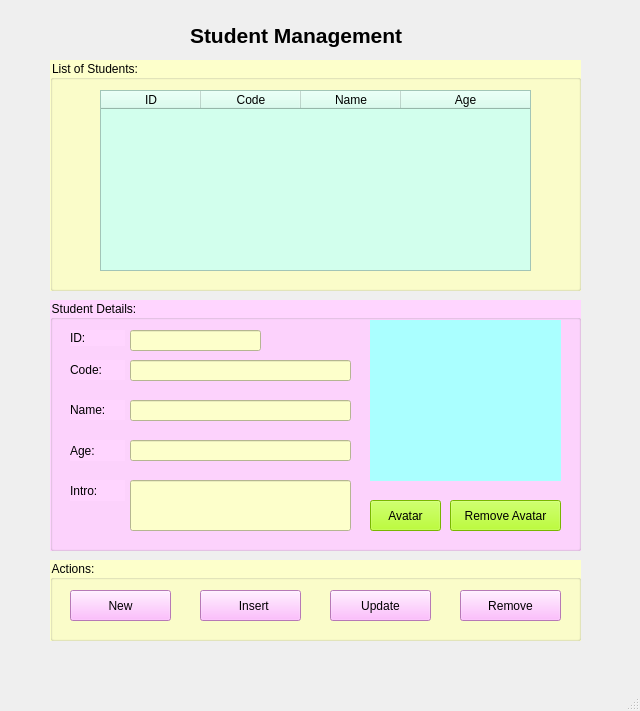
<?xml version="1.0" encoding="UTF-8"?>
<ui version="4.0">
 <class>MainWindow</class>
 <widget class="QMainWindow" name="MainWindow">
  <property name="geometry">
   <rect>
    <x>0</x>
    <y>0</y>
    <width>640</width>
    <height>711</height>
   </rect>
  </property>
  <property name="windowTitle">
   <string>MainWindow</string>
  </property>
  <widget class="QWidget" name="centralwidget">
   <widget class="QLabel" name="label">
    <property name="geometry">
     <rect>
      <x>190</x>
      <y>20</y>
      <width>301</width>
      <height>31</height>
     </rect>
    </property>
    <property name="font">
     <font>
      <pointsize>1</pointsize>
     </font>
    </property>
    <property name="text">
     <string>&lt;html&gt;&lt;head/&gt;&lt;body&gt;&lt;p&gt;&lt;span style=&quot; font-size:16pt; font-weight:600;&quot;&gt;Student Management&lt;/span&gt;&lt;/p&gt;&lt;/body&gt;&lt;/html&gt;</string>
    </property>
   </widget>
   <widget class="QGroupBox" name="groupBox_3">
    <property name="geometry">
     <rect>
      <x>50</x>
      <y>60</y>
      <width>531</width>
      <height>231</height>
     </rect>
    </property>
    <property name="font">
     <font>
      <pointsize>9</pointsize>
     </font>
    </property>
    <property name="styleSheet">
     <string notr="true">background-color: rgb(253, 255, 203);</string>
    </property>
    <property name="title">
     <string>List of Students:</string>
    </property>
    <widget class="QTableWidget" name="tableWidgetStudent">
     <property name="geometry">
      <rect>
       <x>50</x>
       <y>30</y>
       <width>431</width>
       <height>181</height>
      </rect>
     </property>
     <property name="styleSheet">
      <string notr="true">background-color: rgb(210,255,237);
border-right-color:  rgb(210,255,237);
border-bottom-color: rgb(210,255,237);</string>
     </property>
     <property name="lineWidth">
      <number>1</number>
     </property>
     <attribute name="horizontalHeaderStretchLastSection">
      <bool>true</bool>
     </attribute>
     <column>
      <property name="text">
       <string>ID</string>
      </property>
      <property name="font">
       <font>
        <pointsize>9</pointsize>
       </font>
      </property>
     </column>
     <column>
      <property name="text">
       <string>Code</string>
      </property>
      <property name="font">
       <font>
        <pointsize>9</pointsize>
       </font>
      </property>
     </column>
     <column>
      <property name="text">
       <string>Name</string>
      </property>
      <property name="font">
       <font>
        <pointsize>9</pointsize>
       </font>
      </property>
     </column>
     <column>
      <property name="text">
       <string>Age</string>
      </property>
      <property name="font">
       <font>
        <pointsize>9</pointsize>
       </font>
      </property>
     </column>
    </widget>
   </widget>
   <widget class="QGroupBox" name="groupBox">
    <property name="geometry">
     <rect>
      <x>50</x>
      <y>560</y>
      <width>531</width>
      <height>81</height>
     </rect>
    </property>
    <property name="font">
     <font>
      <pointsize>9</pointsize>
     </font>
    </property>
    <property name="styleSheet">
     <string notr="true">background-color: rgb(253, 255, 203);</string>
    </property>
    <property name="title">
     <string>Actions:</string>
    </property>
    <widget class="QPushButton" name="pushButtonNew">
     <property name="geometry">
      <rect>
       <x>20</x>
       <y>30</y>
       <width>101</width>
       <height>31</height>
      </rect>
     </property>
     <property name="font">
      <font>
       <pointsize>9</pointsize>
      </font>
     </property>
     <property name="styleSheet">
      <string notr="true">background-color: rgb(255, 170, 255);</string>
     </property>
     <property name="text">
      <string>New</string>
     </property>
     <property name="icon">
      <iconset>
       <normaloff>images/ic_new.png</normaloff>images/ic_new.png</iconset>
     </property>
     <property name="iconSize">
      <size>
       <width>100</width>
       <height>100</height>
      </size>
     </property>
    </widget>
    <widget class="QPushButton" name="pushButtonInsert">
     <property name="geometry">
      <rect>
       <x>150</x>
       <y>30</y>
       <width>101</width>
       <height>31</height>
      </rect>
     </property>
     <property name="font">
      <font>
       <pointsize>9</pointsize>
      </font>
     </property>
     <property name="styleSheet">
      <string notr="true">background-color: rgb(255, 170, 255);</string>
     </property>
     <property name="text">
      <string>  Insert</string>
     </property>
     <property name="icon">
      <iconset>
       <normaloff>images/ic_save.png</normaloff>images/ic_save.png</iconset>
     </property>
     <property name="iconSize">
      <size>
       <width>30</width>
       <height>25</height>
      </size>
     </property>
    </widget>
    <widget class="QPushButton" name="pushButtonUpdate">
     <property name="geometry">
      <rect>
       <x>280</x>
       <y>30</y>
       <width>101</width>
       <height>31</height>
      </rect>
     </property>
     <property name="font">
      <font>
       <pointsize>9</pointsize>
      </font>
     </property>
     <property name="styleSheet">
      <string notr="true">background-color: rgb(255, 170, 255);</string>
     </property>
     <property name="text">
      <string>Update</string>
     </property>
     <property name="icon">
      <iconset>
       <normaloff>images/ic_update.png</normaloff>images/ic_update.png</iconset>
     </property>
     <property name="iconSize">
      <size>
       <width>40</width>
       <height>25</height>
      </size>
     </property>
    </widget>
    <widget class="QPushButton" name="pushButtonRemove">
     <property name="geometry">
      <rect>
       <x>410</x>
       <y>30</y>
       <width>101</width>
       <height>31</height>
      </rect>
     </property>
     <property name="font">
      <font>
       <pointsize>9</pointsize>
      </font>
     </property>
     <property name="styleSheet">
      <string notr="true">background-color: rgb(255, 170, 255);</string>
     </property>
     <property name="text">
      <string>Remove</string>
     </property>
     <property name="icon">
      <iconset>
       <normaloff>images/ic_delete.png</normaloff>images/ic_delete.png</iconset>
     </property>
     <property name="iconSize">
      <size>
       <width>40</width>
       <height>25</height>
      </size>
     </property>
    </widget>
   </widget>
   <widget class="QGroupBox" name="groupBox_2">
    <property name="geometry">
     <rect>
      <x>50</x>
      <y>300</y>
      <width>531</width>
      <height>251</height>
     </rect>
    </property>
    <property name="palette">
     <palette>
      <active>
       <colorrole role="Button">
        <brush brushstyle="SolidPattern">
         <color alpha="255">
          <red>255</red>
          <green>213</green>
          <blue>255</blue>
         </color>
        </brush>
       </colorrole>
       <colorrole role="Base">
        <brush brushstyle="SolidPattern">
         <color alpha="255">
          <red>255</red>
          <green>213</green>
          <blue>255</blue>
         </color>
        </brush>
       </colorrole>
       <colorrole role="Window">
        <brush brushstyle="SolidPattern">
         <color alpha="255">
          <red>255</red>
          <green>213</green>
          <blue>255</blue>
         </color>
        </brush>
       </colorrole>
       <colorrole role="ToolTipBase">
        <brush brushstyle="SolidPattern">
         <color alpha="255">
          <red>169</red>
          <green>255</green>
          <blue>243</blue>
         </color>
        </brush>
       </colorrole>
      </active>
      <inactive>
       <colorrole role="Button">
        <brush brushstyle="SolidPattern">
         <color alpha="255">
          <red>255</red>
          <green>213</green>
          <blue>255</blue>
         </color>
        </brush>
       </colorrole>
       <colorrole role="Base">
        <brush brushstyle="SolidPattern">
         <color alpha="255">
          <red>255</red>
          <green>213</green>
          <blue>255</blue>
         </color>
        </brush>
       </colorrole>
       <colorrole role="Window">
        <brush brushstyle="SolidPattern">
         <color alpha="255">
          <red>255</red>
          <green>213</green>
          <blue>255</blue>
         </color>
        </brush>
       </colorrole>
       <colorrole role="ToolTipBase">
        <brush brushstyle="SolidPattern">
         <color alpha="255">
          <red>169</red>
          <green>255</green>
          <blue>243</blue>
         </color>
        </brush>
       </colorrole>
      </inactive>
      <disabled>
       <colorrole role="Button">
        <brush brushstyle="SolidPattern">
         <color alpha="255">
          <red>255</red>
          <green>213</green>
          <blue>255</blue>
         </color>
        </brush>
       </colorrole>
       <colorrole role="Base">
        <brush brushstyle="SolidPattern">
         <color alpha="255">
          <red>255</red>
          <green>213</green>
          <blue>255</blue>
         </color>
        </brush>
       </colorrole>
       <colorrole role="Window">
        <brush brushstyle="SolidPattern">
         <color alpha="255">
          <red>255</red>
          <green>213</green>
          <blue>255</blue>
         </color>
        </brush>
       </colorrole>
       <colorrole role="ToolTipBase">
        <brush brushstyle="SolidPattern">
         <color alpha="255">
          <red>169</red>
          <green>255</green>
          <blue>243</blue>
         </color>
        </brush>
       </colorrole>
      </disabled>
     </palette>
    </property>
    <property name="font">
     <font>
      <pointsize>9</pointsize>
     </font>
    </property>
    <property name="styleSheet">
     <string notr="true">background-color: rgb(255, 213, 255);</string>
    </property>
    <property name="title">
     <string>Student Details:</string>
    </property>
    <widget class="QLabel" name="label_2">
     <property name="geometry">
      <rect>
       <x>20</x>
       <y>30</y>
       <width>55</width>
       <height>16</height>
      </rect>
     </property>
     <property name="font">
      <font>
       <pointsize>9</pointsize>
      </font>
     </property>
     <property name="text">
      <string>ID:</string>
     </property>
    </widget>
    <widget class="QLabel" name="label_3">
     <property name="geometry">
      <rect>
       <x>20</x>
       <y>60</y>
       <width>55</width>
       <height>20</height>
      </rect>
     </property>
     <property name="font">
      <font>
       <pointsize>9</pointsize>
      </font>
     </property>
     <property name="text">
      <string>Code:</string>
     </property>
    </widget>
    <widget class="QLabel" name="label_4">
     <property name="geometry">
      <rect>
       <x>20</x>
       <y>100</y>
       <width>55</width>
       <height>20</height>
      </rect>
     </property>
     <property name="font">
      <font>
       <pointsize>9</pointsize>
      </font>
     </property>
     <property name="text">
      <string>Name:</string>
     </property>
    </widget>
    <widget class="QLabel" name="label_5">
     <property name="geometry">
      <rect>
       <x>20</x>
       <y>140</y>
       <width>55</width>
       <height>21</height>
      </rect>
     </property>
     <property name="font">
      <font>
       <pointsize>9</pointsize>
      </font>
     </property>
     <property name="text">
      <string>Age:</string>
     </property>
    </widget>
    <widget class="QLabel" name="label_6">
     <property name="geometry">
      <rect>
       <x>20</x>
       <y>180</y>
       <width>55</width>
       <height>21</height>
      </rect>
     </property>
     <property name="font">
      <font>
       <pointsize>9</pointsize>
      </font>
     </property>
     <property name="text">
      <string>Intro:</string>
     </property>
    </widget>
    <widget class="QLineEdit" name="lineEditId">
     <property name="geometry">
      <rect>
       <x>80</x>
       <y>30</y>
       <width>131</width>
       <height>21</height>
      </rect>
     </property>
     <property name="styleSheet">
      <string notr="true">background-color:
 rgb(253, 255, 203);</string>
     </property>
    </widget>
    <widget class="QLineEdit" name="lineEditCode">
     <property name="geometry">
      <rect>
       <x>80</x>
       <y>60</y>
       <width>221</width>
       <height>21</height>
      </rect>
     </property>
     <property name="styleSheet">
      <string notr="true">background-color:
 rgb(253, 255, 203);</string>
     </property>
    </widget>
    <widget class="QLineEdit" name="lineEditName">
     <property name="geometry">
      <rect>
       <x>80</x>
       <y>100</y>
       <width>221</width>
       <height>21</height>
      </rect>
     </property>
     <property name="styleSheet">
      <string notr="true">background-color:
 rgb(253, 255, 203);</string>
     </property>
    </widget>
    <widget class="QLineEdit" name="lineEditAge">
     <property name="geometry">
      <rect>
       <x>80</x>
       <y>140</y>
       <width>221</width>
       <height>21</height>
      </rect>
     </property>
     <property name="styleSheet">
      <string notr="true">background-color:
 rgb(253, 255, 203);</string>
     </property>
    </widget>
    <widget class="QLineEdit" name="lineEditIntro">
     <property name="geometry">
      <rect>
       <x>80</x>
       <y>180</y>
       <width>221</width>
       <height>51</height>
      </rect>
     </property>
     <property name="styleSheet">
      <string notr="true">background-color:
 rgb(253, 255, 203);</string>
     </property>
    </widget>
    <widget class="QLabel" name="labelAvatar">
     <property name="geometry">
      <rect>
       <x>320</x>
       <y>20</y>
       <width>191</width>
       <height>161</height>
      </rect>
     </property>
     <property name="acceptDrops">
      <bool>false</bool>
     </property>
     <property name="whatsThis">
      <string/>
     </property>
     <property name="autoFillBackground">
      <bool>false</bool>
     </property>
     <property name="styleSheet">
      <string notr="true">background-color: rgb(170, 255, 255);
alternate-background-color: rgb(170, 255, 255);
</string>
     </property>
     <property name="frameShape">
      <enum>QFrame::NoFrame</enum>
     </property>
     <property name="text">
      <string/>
     </property>
     <property name="pixmap">
      <pixmap>images/ic_no_avatar.png</pixmap>
     </property>
     <property name="scaledContents">
      <bool>true</bool>
     </property>
     <property name="alignment">
      <set>Qt::AlignLeading|Qt::AlignLeft|Qt::AlignVCenter</set>
     </property>
     <property name="wordWrap">
      <bool>false</bool>
     </property>
    </widget>
    <widget class="QPushButton" name="pushButtonAvatar">
     <property name="geometry">
      <rect>
       <x>320</x>
       <y>200</y>
       <width>71</width>
       <height>31</height>
      </rect>
     </property>
     <property name="font">
      <font>
       <pointsize>9</pointsize>
      </font>
     </property>
     <property name="styleSheet">
      <string notr="true">background-color: 
rgb(170, 255, 0);</string>
     </property>
     <property name="text">
      <string>Avatar</string>
     </property>
    </widget>
    <widget class="QPushButton" name="pushButtonRemoveAvatar">
     <property name="geometry">
      <rect>
       <x>400</x>
       <y>200</y>
       <width>111</width>
       <height>31</height>
      </rect>
     </property>
     <property name="font">
      <font>
       <pointsize>9</pointsize>
      </font>
     </property>
     <property name="styleSheet">
      <string notr="true">background-color: 
rgb(170, 255, 0);</string>
     </property>
     <property name="text">
      <string>Remove Avatar</string>
     </property>
    </widget>
   </widget>
  </widget>
  <widget class="QMenuBar" name="menubar">
   <property name="geometry">
    <rect>
     <x>0</x>
     <y>0</y>
     <width>640</width>
     <height>26</height>
    </rect>
   </property>
  </widget>
  <widget class="QStatusBar" name="statusbar"/>
 </widget>
 <resources/>
 <connections/>
</ui>
